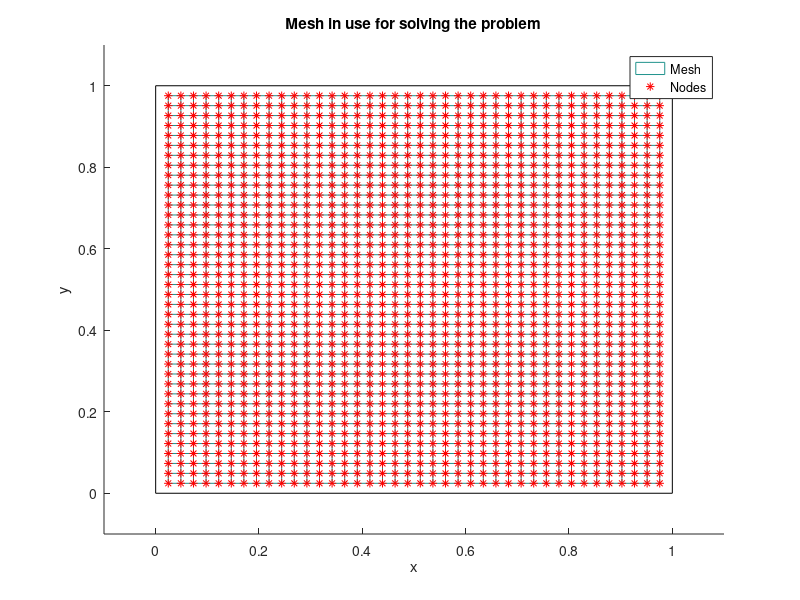

This figure's MATLAB source: (Note: this script raises an error after producing the figure.)
%%%%%%%%%%%%%%%%%%%%%%%%%%%%%%%%%%%%%%%%%%%%%%%%%%%%%%%%%%%%%%%%%%%%%%%%%%%
%         Solving a Poisson problem with the relaxation method            %
%                                                                         %
%%%%%%%%%%%%%%%%%%%%%%%%%%%%%%%%%%%%%%%%%%%%%%%%%%%%%%%%%%%%%%%%%%%%%%%%%%%

% NOTE: To consider each part of the exercise, you can use the "run
% section" tool of matlab.


%% Cleaning the environment
clear all;
close all;
clc;


%% Defining the problem of interest

% Defining the problem and the wished parameters for its resolution
u_ex = @(x,y) exp(x+y/2);         % Defining the exact solution of the problem
fun  = @(x,y) 1.25*exp(x+y/2);    % Investigated source function in the posson problem
uL   = @(x,y) exp(y/2);           % Boundary conditions: uLeft     for x=0
uR   = @(x,y) exp(1+y/2);         % Boundary conditions: uRight    for x=1
uB   = @(x,y) exp(x);             % Boundary conditions: uBottom   for y=0
uT   = @(x,y) exp(x+1/2);         % Boundary conditions: uTop      for y=1
a=0;b=1;c=0;d=1;                  % Investigating the solution in the unit square



%% Define the discretisation, generate the matrix and compare it with the matlab's construction

% Number of wished subintervals per dimension (uniform grid discretisation)
N = 40;                          

% Generating the grid discretisation
x = linspace(a,b,N+2);                        % Spacing vector for x direction
y = linspace(c,d,N+2);                        % Spacing vector for y direction
h = x(2)-x(1);                                % Computing the spacing
[xx,yy] = meshgrid(x(2:end-1),y(2:end-1));    % Creating the grid discretisation excluding the boundaries
[xxb,yyb] = meshgrid(x,y);    % Creating the grid discretisation excluding the boundaries

% Plotting the discretisation
fig = figure();
hold on
mesh(xx,yy,0*xx)                              % Plotting the mesh as a zero-wireframe solution
view(0,90)                                    % Projecting on a 2D visualisation
plot(xx,yy,"*r")                              % Plotting the nodes
plot([a,b,b,a,a],[c,c,d,d,c],"-k")            % Plotting the domain
hold off
axis([a-0.1, b+0.1, c-0.1, d+0.1])            % Adjusting the visualisation bounding box
title("Mesh in use for solving the problem")  % Customisations
xlabel("x"); ylabel("y")
legend("Mesh","Nodes")

% Constructing the vector b over the designated grid
xx = xx'; yy = yy';                                % Transpose so that  xx(i,j), yy(i,j) are coordinates of (i,j) point
bMatr = (h^2)*fun(xx,yy);                          % Applying the source term at each grid point
bMatr(1,:) = bMatr(1,:)+uL(xx(1,:),yy(1,:));       % Applying the left boundary condition
bMatr(:,1) = bMatr(:,1)+uB(xx(:,end),yy(:,end));   % Applying the bottom boundary condition
bMatr(N,:) = bMatr(N,:)+uR(xx(end,:),yy(end,:));   % Applying the right boundary condition
bMatr(:,N) = bMatr(:,N)+uT(xx(:,end),yy(:,end));   % Applying the top boundary condition

% Rearrange the components of bMatr in a vector shape
% b= [bMatr(:,1) bMatr(:,2) ... bMatr(:,N)]'; % -> so it is [b_11 b_12 ... b_1N ..  b_21 ...   b_NN]
b = reshape(bMatr,N*N,1);

% Construct the matrix A
A = ConstructA(N);

% Compare it with the matrix retrieved from Matlab
A1 = gallery('poisson',N);

fprintf("Matrices construction comparison, %f\n", max(max(abs(A-A1))));

%% Solving a first problem with the relaxation method

% Define the parameters to use in the relaxation method
x0    = b*0;                % Set initial guess as zero
omega = 2/(1+sin(pi*h));    % Set the relaxation parameter
Nmax  = 2000;               % Set the maximum number of iterations
tol   = 1e-16;               % Set the stopping criterion

% Solve the problem using the SOR method
[u_grd,it] = relaxmeth(A, b, x0, Nmax, tol, omega);

% Reshape the solution to plot it on a grid
uapprox = reshape(u_grd,N,N);

% Compute the exact solution to the problem
uexact  = u_ex(xx,yy);

% Compute and display the error between the two solutions
errmax = max(max(abs(uapprox-uexact)));  
fprintf('Maximum error point-wise = %.5e \n',errmax)

% Plot the solutions
fig = figure();
subplot(1,2,1);
surf(xx,yy,uexact);
xlabel('x');ylabel('y');
daspect([1 1 1])

title('Exact')
subplot(1,2,2);
surf(xx,yy,uapprox);
title('Approximation')
daspect([1 1 1])

% plot error:
fig = figure();
contour(xx,yy, abs(uapprox-uexact),30)
axis([0 1 0 1])
daspect([1 1 1])
title('Error ontour plot')
xlabel('x'); ylabel('y');
colorbar();


%% Investigating the error behaviour of the method parameter

% Defining the vector of omega and refinement of interest
Omega = 1:0.05:1.9;

% Defining the vector of disretisation to consider
a1=0;a2=1;c=0;d=1;     % Investigating the solution in the unit square
n=20;

% Loop on both and fill the error vector
tol   = 1e-6;                                % Defining the fixed SOR parameter
Nmax  = 400;                                % Hard stopping criterion
err  = zeros(length(Nmax), length(Omega));    % Initialising the error vector
nbit = zeros(length(Omega));

for o=1:length(Omega)
    
    % Retrieving the parameters
    omega = Omega(o);

    % Creating the discretisation
    x = linspace(a1,a2,n+2);                      % Spacing vector for x direction
    y = linspace(c,d,n+2);                        % Spacing vector for y direction
    h = x(2)-x(1);                                % Computing the spacing
    [xx,yy] = meshgrid(x(2:end-1),y(2:end-1));    % Creating the grid discretisation excluding the boundaries

    % Creating the problem's matrix
    [A,b] = GetAb(n, h, fun, uL, uB, uR, uT, xx, yy);

    % Setting the initial guess to 0
    x0    = b*0;

    % Solbing the problem with the SOR method
    [u_grd, hist,it] = relaxmeth(A, b, x0, Nmax, tol, omega);

    % Reshape the solution to plot it on a grid
    uapprox = reshape(u_grd,n,n);
    
    % Compute the exact solution to the problem
    uexact  = u_ex(xx,yy);
    
    % Compute and display the error between the two solutions
    err(1:it+1,o) = squeeze(max(max(abs(reshape(hist,n,n, it+1)-uexact))));
    nbit(o) = it;

    % Display the user an on-going message
    fprintf('Solution for n=%d and omega=%4.3f computed in %d steps.\n', n, omega, it);

end

% Plot a convergence rate for the sake of the example
fig = figure();
semilogy(1:nbit(1)+1, err(1:nbit(1)+1,5), "r-*")
xlabel("h"); ylabel("err");
title('Convergence rate using omega=Omega(5)')


%% Guessing the optimal relaxation parameter

% Initialising the order storage
order = zeros(1,length(Omega));

% Deriving the convergence order of the method for a given omega
for o=1:length(Omega)
    % Get the convergence rate
    a = polyfit(1:nbit(o)+1, log(err(1:nbit(o)+1,o)'), 1);
    order(o) = a(1);
end

% Plot the convergence rates over the SOR parameter
fig = figure();
hold on
plot(Omega, order, '--or')
hold off
xlabel("Omega"); ylabel("Order");
title('Convergence rate over the SOR parameter')
